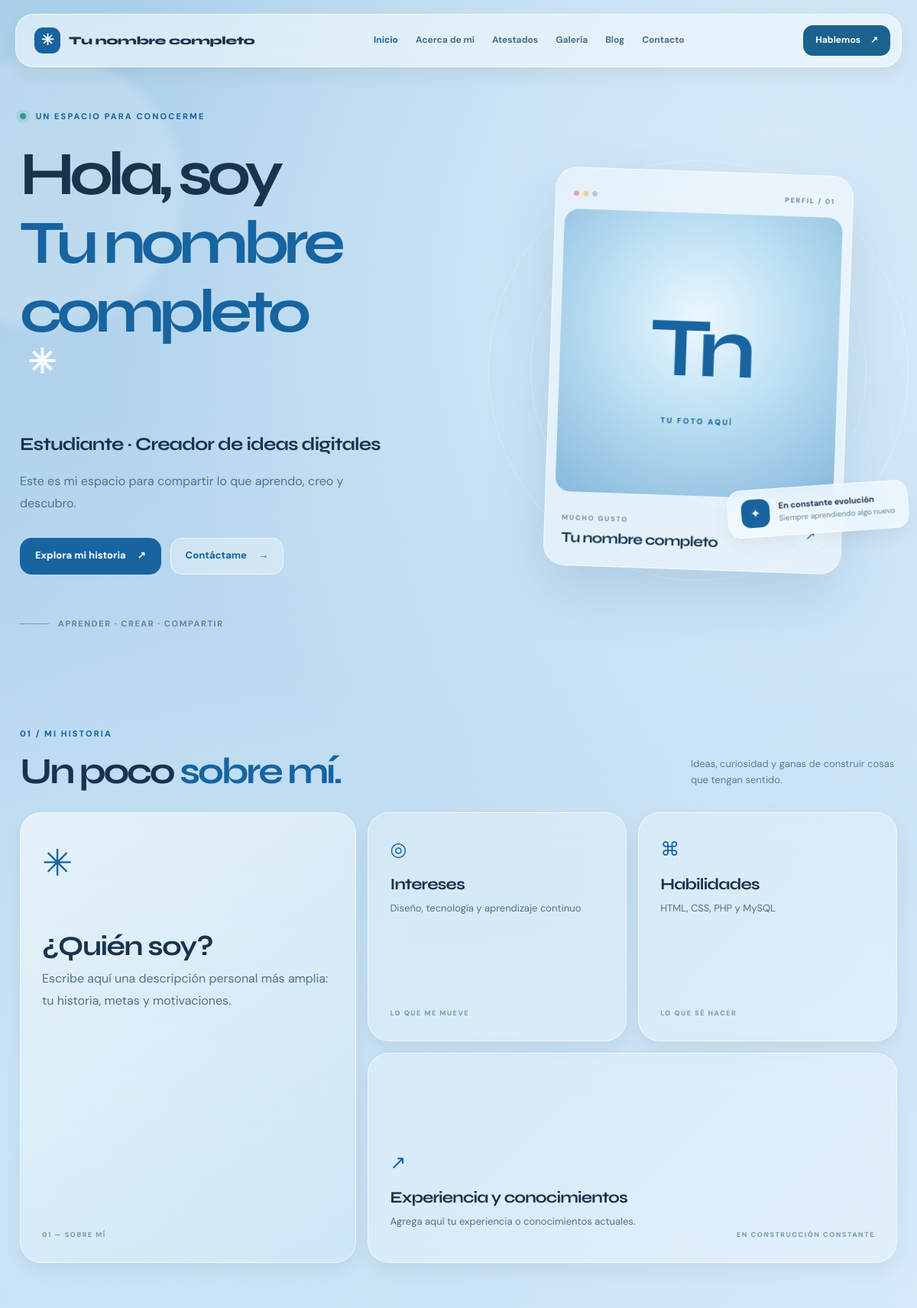
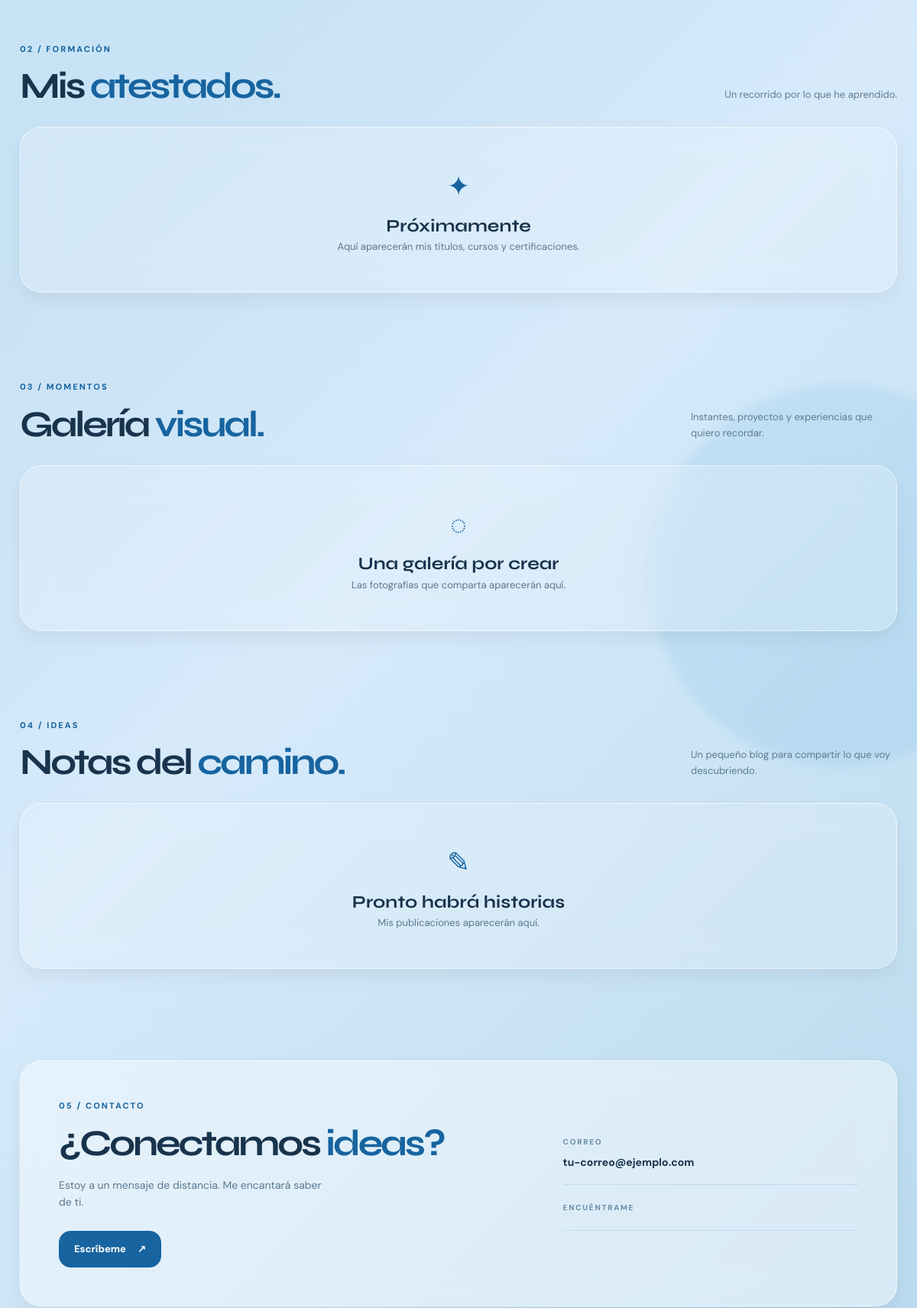
The app's page /home.php (upper part) with its own data (2 pictures, top to bottom).
### tables this page shows
CREATE TABLE IF NOT EXISTS profile (
    id TINYINT UNSIGNED PRIMARY KEY,
    full_name VARCHAR(160) NOT NULL,
    tagline VARCHAR(220) NOT NULL,
    short_bio TEXT NOT NULL,
    about_text TEXT NOT NULL,
    interests TEXT NOT NULL,
    skills TEXT NOT NULL,
    experience_text TEXT NOT NULL,
    email VARCHAR(190) NOT NULL,
    phone VARCHAR(60) NOT NULL DEFAULT '',
    social_github VARCHAR(255) NOT NULL DEFAULT '',
    social_linkedin VARCHAR(255) NOT NULL DEFAULT '',
    social_instagram VARCHAR(255) NOT NULL DEFAULT '',
    photo_path VARCHAR(255) DEFAULT NULL,
    updated_at TIMESTAMP NOT NULL DEFAULT CURRENT_TIMESTAMP ON UPDATE CURRENT_TIMESTAMP
);

### includes/app.php (called while the page is built, shortened)
<?php
function db(): PDO
{
    static $connection = null;
    if ($connection instanceof PDO) {
        return $connection;
    }
    $host = getenv('DB_HOST') ?: '127.0.0.1';
    $port = getenv('DB_PORT') ?: '3306';
    $name = getenv('DB_NAME') ?: 'tarea#1';
    $user = getenv('DB_USER') ?: 'root';
    $password = getenv('DB_PASSWORD') ?: '';
    $dsn = "mysql:host={$host};port={$port};dbname={$name};charset=utf8mb4";
    $connection = new PDO($dsn, $user, $password, [
        PDO::ATTR_ERRMODE => PDO::ERRMODE_EXCEPTION,
        PDO::ATTR_DEFAULT_FETCH_MODE => PDO::FETCH_ASSOC,
        PDO::ATTR_EMULATE_PREPARES => false,
    ]);
    return $connection;
}
function e(?string $value): string
{
    return htmlspecialchars($value ?? '', ENT_QUOTES | ENT_SUBSTITUTE, 'UTF-8');
}
function profile(): array
{
    return db()->query('SELECT * FROM profile WHERE id = 1')->fetch() ?: [];
}
function records(string $table, string $order = 'id DESC'): array
{
    $allowedOrders = ['id DESC', 'year DESC, id DESC', 'created_at DESC'];
    return db()->query("SELECT * FROM {$table} ORDER BY {$order}")->fetchAll();
}
function asset(?string $path): string
{
    if (!$path || !preg_match('~^storage/uploads/[a-f0-9]{32}\.(jpg|png|webp)$~', $path)) {
        return '';
    }
    return site_url($path);
}
function site_url(string $path = ''): string
{
    $script = str_replace('\\', '/', (string) ($_SERVER['SCRIPT_NAME'] ?? '/index.php'));
    $folder = str_replace('\\', '/', dirname($script));
    $base = $folder === '/' || $folder === '.' ? '' : rtrim($folder, '/');
    return $base . '/' . ltrim($path, '/');
}

### home.php (the view, shortened to what this page needs)
<?php
require __DIR__ . '/includes/app.php';
try {
    $person = profile();
    $certificates = records('certificates', 'year DESC, id DESC');
    $photos = records('gallery');
    $posts = array_values(array_filter(records('posts', 'created_at DESC'), fn (array $post): bool => (bool) $post['is_published']));
} catch (Throwable $error) {
    http_response_code(503);
    require __DIR__ . '/includes/database-error.php';
    exit;
}
$name = $person['full_name'] ?? 'Tu nombre completo';
$initials = implode('', array_map(function (string $word): string {
    preg_match('/^./u', $word, $match);
    return $match[0] ?? '';
}, array_slice(preg_split('/\s+/u', $name) ?: [], 0, 2)));
?>
<!doctype html>
<html lang="es"><head>
<title><?= e($name) ?> · Portafolio personal</title><link rel="stylesheet" href="<?= e(site_url('assets/style.css')) ?>">
</head><body>
<div class="ambient ambient-one"></div><div class="ambient ambient-two"></div>
<header class="site-header glass"><a class="brand" href="#inicio"><span class="brand-mark">✳</span><span><?= e($name) ?></span></a><nav class="desktop-nav" aria-label="Navegación principal"><a href="#inicio">Inicio</a><a href="#acerca">Acerca de mí</a><a href="#atestados">Atestados</a><a href="#galeria">Galería</a><a href="#blog">Blog</a><a href="#contacto">Contacto</a></nav><a class="header-contact" href="#contacto">Hablemos <span>↗</span></a></header>
<main>
<section class="hero section-wrap" id="inicio"><div class="hero-copy"><p class="eyebrow"><span class="status-dot"></span> Un espacio para conocerme</p><h1>Hola, soy <span><?= e($name) ?></span><span class="hero-spark">✳</span></h1><p class="hero-tagline"><?= e($person['tagline'] ?? '') ?></p><p class="lead"><?= e($person['short_bio'] ?? '') ?></p><div class="hero-actions"><a class="button primary" href="#acerca">Explora mi historia <span>↗</span></a><a class="button quiet" href="#contacto">Contáctame <span>→</span></a></div><div class="hero-foot"><span class="foot-line"></span> Aprender · Crear · Compartir</div></div><div class="hero-visual"><div class="orbit orbit-one"></div><div class="orbit orbit-two"></div><div class="portrait-card glass"><div class="portrait-top"><span class="window-dots"><i></i><i></i><i></i></span><span>PERFIL / 01</span></div><?php if (asset($person['photo_path'] ?? null)): ?><img class="portrait-image" src="<?= e(asset($person['photo_path'])) ?>" alt="Fotografía de perfil de <?= e($name) ?>"><?php else: ?><div class="portrait-placeholder" role="img" aria-label="Fotografía de perfil pendiente"><span><?= e($initials ?: '✳') ?></span><small>Tu foto aquí</small></div><?php endif; ?><div class="portrait-caption"><div><span class="small-label">MUCHO GUSTO</span><strong><?= e($name) ?></strong></div><span class="caption-icon">↗</span></div></div><div class="floating-note glass"><span class="note-icon">✦</span><div><strong>En constante evolución</strong><small>Siempre aprendiendo algo nuevo</small></div></div></div></section>
<section class="section-wrap about-section" id="acerca"><div class="section-heading"><div><p class="eyebrow numbered">01 / MI HISTORIA</p><h2>Un poco <em>sobre mí.</em></h2></div><p>Ideas, curiosidad y ganas de construir cosas que tengan sentido.</p></div><div class="about-grid"><article class="glass large-card"><span class="card-symbol">✳</span><h3>¿Quién soy?</h3><p><?= nl2br(e($person['about_text'] ?? '')) ?></p><span class="card-index">01 — SOBRE MÍ</span></article><article class="glass info-card"><span class="info-icon">◎</span><h3>Intereses</h3><p><?= nl2br(e($person['interests'] ?? '')) ?></p><span class="card-index">LO QUE ME MUEVE</span></article><article class="glass info-card"><span class="info-icon">⌘</span><h3>Habilidades</h3><p><?= nl2br(e($person['skills'] ?? '')) ?></p><span class="card-index">LO QUE SÉ HACER</span></article><article class="glass wide-card"><div><span class="info-icon">↗</span><h3>Experiencia y conocimientos</h3><p><?= nl2br(e($person['experience_text'] ?? '')) ?></p></div><span class="card-index">EN CONSTRUCCIÓN CONSTANTE</span></article></div></section>
<section class="section-wrap content-section" id="atestados"><div class="section-heading"><div><p class="eyebrow numbered">02 / FORMACIÓN</p><h2>Mis <em>atestados.</em></h2></div><p>Un recorrido por lo que he aprendido.</p></div><?php if (!$certificates): ?><div class="glass empty-state"><span>✦</span><h3>Próximamente</h3><p>Aquí aparecerán mis títulos, cursos y certificaciones.</p></div><?php endif; ?></section>
<section class="section-wrap content-section" id="galeria"><div class="section-heading"><div><p class="eyebrow numbered">03 / MOMENTOS</p><h2>Galería <em>visual.</em></h2></div><p>Instantes, proyectos y experiencias que quiero recordar.</p></div><?php if (!$photos): ?><div class="glass empty-state"><span>◌</span><h3>Una galería por crear</h3><p>Las fotografías que comparta aparecerán aquí.</p></div><?php endif; ?></section>
<section class="section-wrap content-section" id="blog"><div class="section-heading"><div><p class="eyebrow numbered">04 / IDEAS</p><h2>Notas del <em>camino.</em></h2></div><p>Un pequeño blog para compartir lo que voy descubriendo.</p></div><?php if (!$posts): ?><div class="glass empty-state"><span>✎</span><h3>Pronto habrá historias</h3><p>Mis publicaciones aparecerán aquí.</p></div><?php endif; ?></section>
<section class="section-wrap contact-section" id="contacto"><div class="contact-panel glass"><div><p class="eyebrow numbered">05 / CONTACTO</p><h2>¿Conectamos <em>ideas?</em></h2><p>Estoy a un mensaje de distancia. Me encantará saber de ti.</p><a class="button primary" href="mailto:<?= e($person['email'] ?? '') ?>">Escríbeme <span>↗</span></a></div><div class="contact-details"><div><span>CORREO</span><a href="mailto:<?= e($person['email'] ?? '') ?>"><?= e($person['email'] ?? '') ?></a></div><div><span>ENCUÉNTRAME</span></div></div></div></section>
</main></body></html>

### records on screen
profile: full_name "Tu nombre completo", tagline "Estudiante · Creador de ideas digitales", short_bio "Este es mi espacio para compartir lo que aprendo, creo y descubro.", full_name "Tn", about_text "Escribe aquí una descripción personal más amplia: tu historia, metas y motivaciones.", interests "Diseño, tecnología y aprendizaje continuo", skills "HTML, CSS, PHP y MySQL", experience_text "Agrega aquí tu experiencia o conocimientos actuales.", email "tu-correo@ejemplo.com"
